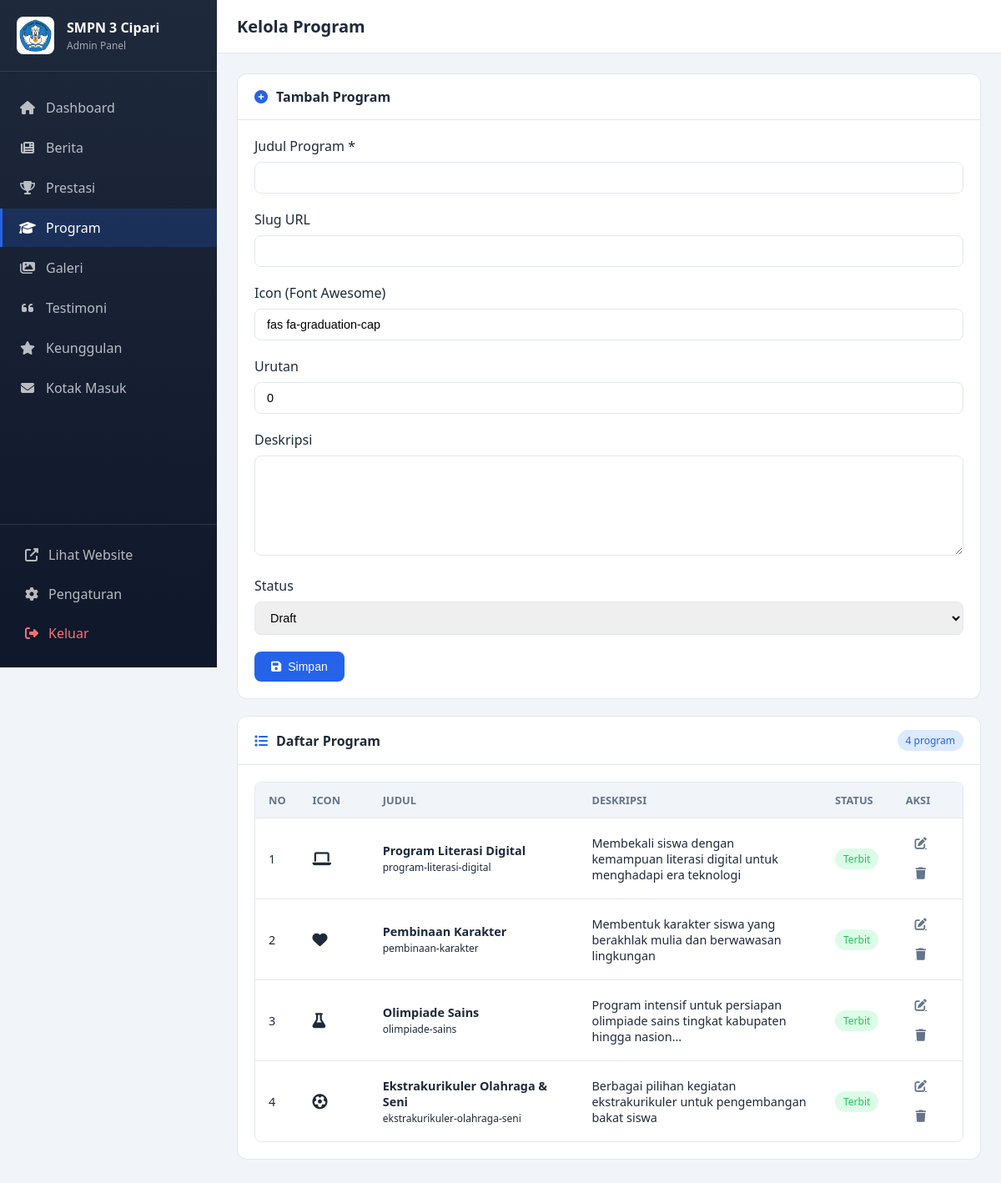
The page /admin/programs.php (signed in) on the database its author committed.
### tables this page shows
CREATE TABLE IF NOT EXISTS programs (
    id INT UNSIGNED AUTO_INCREMENT PRIMARY KEY,
    title VARCHAR(255) NOT NULL,
    slug VARCHAR(255) NOT NULL UNIQUE,
    description TEXT,
    icon VARCHAR(100),
    image VARCHAR(255),
    status ENUM('draft', 'published') DEFAULT 'draft',
    sort_order INT UNSIGNED DEFAULT 0,
    created_at TIMESTAMP DEFAULT CURRENT_TIMESTAMP,
    updated_at TIMESTAMP DEFAULT CURRENT_TIMESTAMP ON UPDATE CURRENT_TIMESTAMP,
    INDEX idx_slug (slug),
    INDEX idx_status (status),
    INDEX idx_sort (sort_order)
);

### admin/programs.php (the view, shortened to what this page needs)
<?php
$pdo = getDB();
$stmt = $pdo->query("SELECT * FROM programs ORDER BY sort_order ASC, created_at DESC");
$programs = $stmt->fetchAll();
$edit_data = null;
?>
<!DOCTYPE html>
<html lang="id">
<head>
    <link rel="stylesheet" href="assets/css/admin.css">
    <link rel="stylesheet" href="https://cdnjs.cloudflare.com/ajax/libs/font-awesome/6.5.1/css/all.min.css">
</head>
<body>
    <?php include 'includes/sidebar.php'; ?>
    <main class="main-content">
        <header class="topbar">
            <div class="topbar-left">
                <h1 class="page-title">Kelola Program</h1>
            </div>
        </header>
        <div class="content-wrapper">
            <div class="card">
                <div class="card-header">
                    <h3><i class="fas fa-<?= $edit_data ? 'edit' : 'plus-circle' ?>"></i>
                        <?= $edit_data ? 'Edit' : 'Tambah' ?> Program</h3>
                </div>
                <div class="card-body">
                    <form method="POST">
                        <div class="form-row">
                            <div class="form-group">
                                <label class="form-label">Judul Program *</label>
                                <input type="text" name="title" class="form-control" required
                                    value="<?= htmlspecialchars($edit_data['title'] ?? $_POST['title'] ?? '') ?>">
                            </div>
                            <div class="form-group">
                                <label class="form-label">Slug URL</label>
                                <input type="text" name="slug" class="form-control"
                                    value="<?= htmlspecialchars($edit_data['slug'] ?? $_POST['slug'] ?? '') ?>">
                            </div>
                        </div>
                        <div class="form-row">
                            <div class="form-group">
                                <label class="form-label">Icon (Font Awesome)</label>
                                <input type="text" name="icon" class="form-control"
                                    value="<?= htmlspecialchars($edit_data['icon'] ?? $_POST['icon'] ?? 'fas fa-graduation-cap') ?>"
                                    placeholder="fas fa-graduation-cap">
                            </div>
                            <div class="form-group">
                                <label class="form-label">Urutan</label>
                                <input type="number" name="sort_order" class="form-control" min="0"
                                    value="<?= htmlspecialchars($edit_data['sort_order'] ?? $_POST['sort_order'] ?? 0) ?>">
                            </div>
                        </div>
                        <div class="form-group">
                            <label class="form-label">Deskripsi</label>
                            <textarea name="description" class="form-control" rows="3"><?= htmlspecialchars($edit_data['description'] ?? $_POST['description'] ?? '') ?></textarea>
                        </div>
                        <div class="form-group">
                            <label class="form-label">Status</label>
                            <select name="status" class="form-control">
                                <option value="draft" <?= ($_POST['status'] ?? $edit_data['status'] ?? '') === 'draft' ? 'selected' : '' ?>>Draft</option>
                            </select>
                        </div>
                        <div style="display: flex; gap: 10px;">
                            <button type="submit" name="save" value="1" class="btn btn-primary">
                                <i class="fas fa-save"></i> Simpan
                            </button>
                        </div>
                    </form>
                </div>
            </div>
            <div class="card">
                <div class="card-header">
                    <h3><i class="fas fa-list"></i> Daftar Program</h3>
                    <span class="badge badge-primary"><?= count($programs) ?> program</span>
                </div>
                <div class="card-body">
                    <?php if (empty($programs)): ?>
                        <div class="empty-state">
                            <i class="fas fa-graduation-cap"></i>
                            <p>Belum ada program.</p>
                        </div>
                    <?php else: ?>
                        <div class="table-container">
                            <table>
                                <thead>
                                    <tr>
                                        <th width="5%">No</th>
                                        <th width="10%">Icon</th>
                                        <th width="30%">Judul</th>
                                        <th width="35%">Deskripsi</th>
                                        <th width="10%">Status</th>
                                        <th width="10%">Aksi</th>
                                    </tr>
                                </thead>
                                <tbody>
                                    <?php $no = 1;
                                    foreach ($programs as $item): ?>
                                        <tr>
                                            <td><?= $no++ ?></td>
                                            <td><i class="<?= htmlspecialchars($item['icon']) ?> fa-lg"></i></td>
                                            <td>
                                                <strong><?= htmlspecialchars($item['title']) ?></strong>
                                                <br><small class="text-muted"><?= htmlspecialchars($item['slug']) ?></small>
                                            </td>
                                            <td><?= htmlspecialchars(substr($item['description'], 0, 80)) ?><?= strlen($item['description']) > 80 ? '...' : '' ?></td>
                                            <td>
                                                <span class="badge badge-<?= $item['status'] === 'published' ? 'success' : 'warning' ?>">
                                                    <?= $item['status'] === 'published' ? 'Terbit' : 'Draft' ?>
                                                </span>
                                            </td>
                                            <td>
                                                <a href="?edit=<?= $item['id'] ?>" class="btn-icon" title="Edit">
                                                    <i class="fas fa-edit"></i>
                                                </a>
                                                <a href="?action=delete&id=<?= $item['id'] ?>"
                                                    class="btn-icon text-danger"
                                                    onclick="return confirmDelete()">
                                                    <i class="fas fa-trash"></i>
                                                </a>
                                            </td>
                                        </tr>
                                    <?php endforeach; ?>
                                </tbody>
                            </table>
                        </div>
                    <?php endif; ?>
                </div>
            </div>
        </div>
    </main>
</body>
</html>

### admin/assets/css/admin.css (style rules this page uses)
:root { --primary-color: #2563eb; --primary-dark: #1d4ed8; --primary-light: #dbeafe; --secondary-color: #64748b; --success-color: #22c55e; --success-light: #dcfce7; --danger-color: #ef4444; --danger-light: #fee2e2; --warning-color: #f59e0b; --warning-light: #fef3c7; --info-color: #3b82f6; --info-light: #dbeafe; --purple-color: #8b5cf6; --purple-light: #ede9fe; --background: #f1f5f9; --surface: #ffffff; --text-primary: #1e293b; --text-secondary: #64748b; --border-color: #e2e8f0; --sidebar-width: 260px; --header-height: 64px; --shadow-sm: 0 1px 2px 0 rgb(0 0 0 / 0.05); --shadow-md: 0 4px 6px -1px rgb(0 0 0 / 0.1); --shadow-lg: 0 10px 15px -3px rgb(0 0 0 / 0.1); }
* { margin: 0; padding: 0; box-sizing: border-box; }
body { font-family: 'Segoe UI', Tahoma, Geneva, Verdana, sans-serif; background: var(--background); color: var(--text-primary); min-height: 100vh; }
.main-content { margin-left: var(--sidebar-width); min-height: 100vh; display: flex; flex-direction: column; }
.topbar { height: var(--header-height); background: var(--surface); border-bottom: 1px solid var(--border-color); display: flex; align-items: center; justify-content: space-between; padding: 0 24px; position: sticky; top: 0; z-index: 100; }
.topbar-left { display: flex; align-items: center; gap: 15px; }
.page-title { font-size: 1.25rem; font-weight: 600; color: var(--text-primary); }
.content-wrapper { padding: 24px; flex: 1; }
.card { background: var(--surface); border: 1px solid var(--border-color); border-radius: 12px; overflow: hidden; margin-bottom: 20px; }
.card-header { display: flex; justify-content: space-between; align-items: center; padding: 16px 20px; border-bottom: 1px solid var(--border-color); }
.card-header h3 { font-size: 1rem; font-weight: 600; display: flex; align-items: center; gap: 10px; }
.card-header h3 i { color: var(--primary-color); }
.card-body { padding: 20px; }
.btn-icon { width: 36px; height: 36px; border-radius: 8px; border: none; background: transparent; color: var(--text-secondary); cursor: pointer; display: flex; align-items: center; justify-content: center; transition: all 0.2s ease; }
.badge { display: inline-flex; align-items: center; padding: 4px 10px; border-radius: 20px; font-size: 0.75rem; font-weight: 500; }
.badge-success { background: var(--success-light); color: var(--success-color); }
.badge-primary { background: var(--primary-light); color: var(--primary-color); }
.btn { display: inline-flex; align-items: center; gap: 8px; padding: 10px 20px; border: none; border-radius: 8px; font-size: 0.875rem; font-weight: 500; cursor: pointer; text-decoration: none; transition: all 0.3s ease; }
.btn-primary { background: var(--primary-color); color: white; }
.form-group { margin-bottom: 20px; }
.form-label { display: block; margin-bottom: 8px; font-weight: 500; color: var(--text-primary); }
.form-control { width: 100%; padding: 10px 14px; border: 1px solid var(--border-color); border-radius: 8px; font-size: 0.9rem; transition: all 0.3s ease; }
textarea.form-control { min-height: 120px; resize: vertical; }
.table-container { overflow-x: auto; border-radius: 8px; border: 1px solid var(--border-color); }
table { width: 100%; border-collapse: collapse; }
thead { background: var(--background); }
th { padding: 12px 16px; text-align: left; font-weight: 600; font-size: 0.8rem; text-transform: uppercase; color: var(--text-secondary); border-bottom: 1px solid var(--border-color); }
td { padding: 12px 16px; border-bottom: 1px solid var(--border-color); font-size: 0.9rem; }
tbody tr:last-child td { border-bottom: none; }

### rows shown on the page
programs: title "Program Literasi Digital", slug "program-literasi-digital", description "Membekali siswa dengan kemampuan literasi digital untuk menghadapi era teknologi", status "Terbit"
programs: title "Pembinaan Karakter", slug "pembinaan-karakter", description "Membentuk karakter siswa yang berakhlak mulia dan berwawasan lingkungan", status "Terbit"
programs: title "Olimpiade Sains", slug "olimpiade-sains", description "Program intensif untuk persiapan olimpiade sains tingkat kabupaten hingga nasion", status "Terbit"
programs: title "Ekstrakurikuler Olahraga & Seni", slug "ekstrakurikuler-olahraga-seni", description "Berbagai pilihan kegiatan ekstrakurikuler untuk pengembangan bakat siswa", status "Terbit"

### other values the page prints
$item['label'] "Dashboard"
$item['label'] "Berita"
$item['label'] "Prestasi"
$item['label'] "Program"
$item['label'] "Galeri"
$item['label'] "Testimoni"
$item['label'] "Keunggulan"
$item['label'] "Kotak Masuk"
count($programs) "4"
